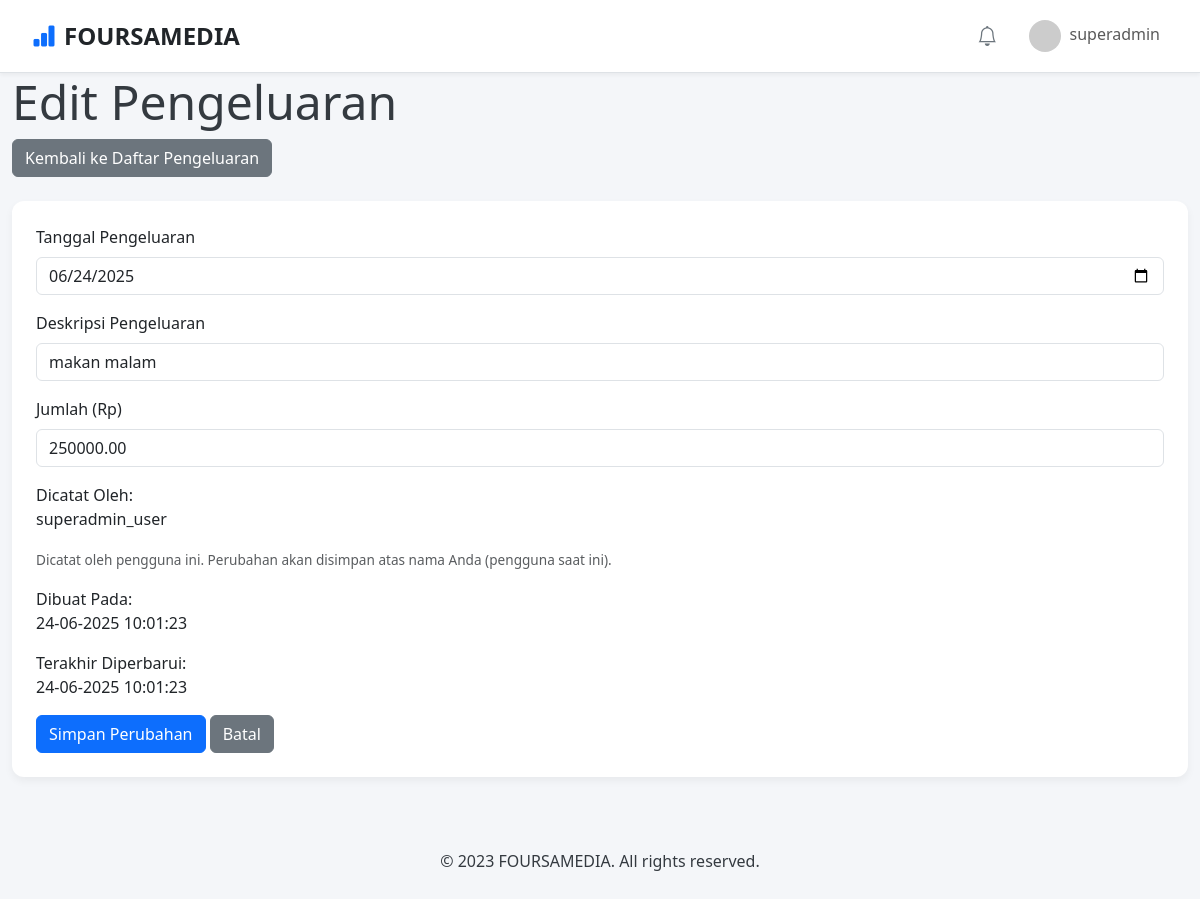
Screenshot of /edit_expense.php?id=3 (signed in) with the database file from the repository.
### tables this page shows
CREATE TABLE `expenses` (
  `id` int(11) NOT NULL AUTO_INCREMENT,
  `expense_date` date NOT NULL,
  `description` varchar(255) NOT NULL,
  `amount` decimal(10,2) NOT NULL,
  `input_by_user_id` int(11) NOT NULL,
  `created_at` timestamp NULL DEFAULT current_timestamp(),
  `updated_at` timestamp NULL DEFAULT current_timestamp() ON UPDATE current_timestamp(),
  PRIMARY KEY (`id`),
  KEY `input_by_user_id` (`input_by_user_id`),
  CONSTRAINT `expenses_ibfk_1` FOREIGN KEY (`input_by_user_id`) REFERENCES `users` (`id`) ON UPDATE CASCADE
);

CREATE TABLE `users` (
  `id` int(11) NOT NULL AUTO_INCREMENT,
  `name` varchar(255) NOT NULL,
  `email` varchar(255) NOT NULL,
  `username` varchar(100) DEFAULT NULL,
  `password` varchar(255) NOT NULL,
  `role_id` int(11) NOT NULL,
  `created_at` timestamp NULL DEFAULT current_timestamp(),
  `phone` varchar(20) DEFAULT NULL,
  `address` varchar(255) DEFAULT NULL,
  `latitude` decimal(10,8) DEFAULT NULL,
  `longitude` decimal(11,8) DEFAULT NULL,
  `paket` varchar(20) DEFAULT NULL,
  PRIMARY KEY (`id`),
  UNIQUE KEY `email` (`email`),
  UNIQUE KEY `username` (`username`),
  KEY `role_id` (`role_id`),
  CONSTRAINT `users_ibfk_1` FOREIGN KEY (`role_id`) REFERENCES `roles` (`id`) ON UPDATE CASCADE
);

### includes/functions.php (called while the page is built, shortened)
<?php
function format_datetime($datetime_str) {
    $timezone = new DateTimeZone('Asia/Jakarta');
    try {
        $dt = new DateTime($datetime_str);
        $dt->setTimezone($timezone);
        return $dt->format('d-m-Y H:i:s');
    } catch (Exception $e) {
        return 'Invalid Date';
    }
}

### public/edit_expense.php (the view, shortened to what this page needs)
<?php
require_once '../includes/db_connect.php';
require_once '../includes/functions.php';
$expense_data = null;
$expense_id = $_GET['id'] ?? null;
$stmt_select = $conn->prepare("
    SELECT
        e.id,
        e.expense_date,
        e.description,
        e.amount,
        e.created_at,
        e.updated_at,
        u.username AS input_by_username
    FROM
        expenses e
    JOIN
        users u ON e.input_by_user_id = u.id
    WHERE
        e.id = ?
");
if ($stmt_select) {
    $stmt_select->bind_param("i", $expense_id);
    $stmt_select->execute();
    $result_select = $stmt_select->get_result();
    if ($result_select->num_rows == 1) {
        $expense_data = $result_select->fetch_assoc();
    } else {
        $_SESSION['error_message'] = "Pengeluaran tidak ditemukan.";
        header("Location: expenses.php");
        exit();
    }
} else {
    $_SESSION['error_message'] = "Gagal menyiapkan pengambilan data: " . $conn->error;
    header("Location: expenses.php");
    exit();
}
$expense_date = $expense_data['expense_date'];
$description = $expense_data['description'];
$amount = $expense_data['amount'];
require_once '../includes/header.php';
?>
<div class="main-content">
    <div class="container-fluid">
        <header class="mb-4">
            <h1 class="display-5">Edit Pengeluaran</h1>
            <a href="expenses.php" class="btn btn-secondary">Kembali ke Daftar Pengeluaran</a>
        </header>
        <div class="card mb-4">
            <div class="card-body">
                <?php if ($expense_data):  ?>
                    <form action="edit_expense.php?id=<?= htmlspecialchars($expense_id) ?>" method="POST">
                        <div class="mb-3">
                            <label for="expense_date" class="form-label">Tanggal Pengeluaran</label>
                            <input type="date" class="form-control" id="expense_date" name="expense_date" value="<?= htmlspecialchars($expense_date) ?>" required>
                        </div>
                        <div class="mb-3">
                            <label for="description" class="form-label">Deskripsi Pengeluaran</label>
                            <input type="text" class="form-control" id="description" name="description" value="<?= htmlspecialchars($description) ?>" required>
                        </div>
                        <div class="mb-3">
                            <label for="amount" class="form-label">Jumlah (Rp)</label>
                            <input type="number" class="form-control" id="amount" name="amount" step="0.01" min="0.01" value="<?= htmlspecialchars($amount) ?>" required>
                        </div>
                        <div class="mb-3">
                            <label>Dicatat Oleh:</label>
                            <p class="form-control-static"><?= htmlspecialchars($expense_data['input_by_username']) ?></p>
                            <small class="form-text text-muted">Dicatat oleh pengguna ini. Perubahan akan disimpan atas nama Anda (pengguna saat ini).</small>
                        </div>
                        <div class="mb-3">
                            <label>Dibuat Pada:</label>
                            <p class="form-control-static"><?= htmlspecialchars(format_datetime($expense_data['created_at'])) ?></p>
                        </div>
                        <div class="mb-3">
                            <label>Terakhir Diperbarui:</label>
                            <p class="form-control-static"><?= htmlspecialchars(format_datetime($expense_data['updated_at'])) ?></p>
                        </div>
                        <button type="submit" class="btn btn-primary">Simpan Perubahan</button>
                        <a href="expenses.php" class="btn btn-secondary">Batal</a>
                    </form>
                <?php endif; ?>
            </div>
        </div>
    </div>
</div>
<?php
require_once '../includes/footer.php';
?>

### public/css/style.css (style rules this page uses)
html, body { height: auto; margin: 0; font-family: 'Segoe UI', Roboto, 'Helvetica Neue', Arial, sans-serif; background-color: #f4f6f9; color: #343a40; }
.card { border: none; border-radius: 0.75rem; overflow: hidden; box-shadow: 0 4px 8px rgba(0, 0, 0, 0.05); }
.card .card-body { padding: 1.5rem; }
.card small { font-size: 0.85rem; color: #6c757d; }

### rows the page displays
expenses: expense_date "06/24/2025", description "makan malam", amount "250000.00", input_by_user.username "superadmin_user", created_at "24-06-2025 10:01:23", updated_at "24-06-2025 10:01:23"

### other values shown
$_SESSION['username'] "superadmin"
